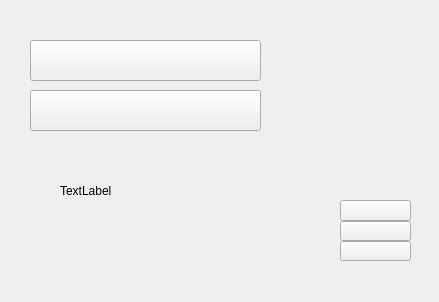
<?xml version="1.0" encoding="UTF-8"?>
<ui version="4.0">
 <class>Form</class>
 <widget class="QWidget" name="Form">
  <property name="geometry">
   <rect>
    <x>0</x>
    <y>0</y>
    <width>439</width>
    <height>302</height>
   </rect>
  </property>
  <property name="windowTitle">
   <string>Form</string>
  </property>
  <widget class="QLabel" name="label">
   <property name="geometry">
    <rect>
     <x>20</x>
     <y>10</y>
     <width>391</width>
     <height>281</height>
    </rect>
   </property>
   <property name="text">
    <string/>
   </property>
   <property name="pixmap">
    <pixmap>Galerie.jpg</pixmap>
   </property>
  </widget>
  <widget class="QPushButton" name="pushButton">
   <property name="geometry">
    <rect>
     <x>340</x>
     <y>241</y>
     <width>71</width>
     <height>20</height>
    </rect>
   </property>
   <property name="text">
    <string/>
   </property>
   <property name="icon">
    <iconset>
     <normaloff>bouton fuite 4.png</normaloff>bouton fuite 4.png</iconset>
   </property>
   <property name="iconSize">
    <size>
     <width>75</width>
     <height>50</height>
    </size>
   </property>
  </widget>
  <widget class="QPushButton" name="pushButton_2">
   <property name="geometry">
    <rect>
     <x>340</x>
     <y>221</y>
     <width>71</width>
     <height>20</height>
    </rect>
   </property>
   <property name="text">
    <string/>
   </property>
   <property name="icon">
    <iconset>
     <normaloff>bouton sac 3.png</normaloff>bouton sac 3.png</iconset>
   </property>
   <property name="iconSize">
    <size>
     <width>75</width>
     <height>50</height>
    </size>
   </property>
  </widget>
  <widget class="QPushButton" name="pushButton_3">
   <property name="geometry">
    <rect>
     <x>340</x>
     <y>200</y>
     <width>71</width>
     <height>21</height>
    </rect>
   </property>
   <property name="text">
    <string/>
   </property>
   <property name="icon">
    <iconset>
     <normaloff>bouton petit attaque .png</normaloff>bouton petit attaque .png</iconset>
   </property>
   <property name="iconSize">
    <size>
     <width>75</width>
     <height>50</height>
    </size>
   </property>
  </widget>
  <widget class="QPushButton" name="pushButton_4">
   <property name="geometry">
    <rect>
     <x>30</x>
     <y>40</y>
     <width>231</width>
     <height>41</height>
    </rect>
   </property>
   <property name="text">
    <string/>
   </property>
   <property name="icon">
    <iconset>
     <normaloff>bouton attaque spéciale 4.png</normaloff>bouton attaque spéciale 4.png</iconset>
   </property>
   <property name="iconSize">
    <size>
     <width>230</width>
     <height>70</height>
    </size>
   </property>
  </widget>
  <widget class="QPushButton" name="pushButton_5">
   <property name="geometry">
    <rect>
     <x>30</x>
     <y>90</y>
     <width>231</width>
     <height>41</height>
    </rect>
   </property>
   <property name="text">
    <string/>
   </property>
   <property name="icon">
    <iconset>
     <normaloff>bouton attaque neutre 4.png</normaloff>bouton attaque neutre 4.png</iconset>
   </property>
   <property name="iconSize">
    <size>
     <width>230</width>
     <height>70</height>
    </size>
   </property>
  </widget>
  <widget class="QLabel" name="afficheInfos">
   <property name="geometry">
    <rect>
     <x>60</x>
     <y>170</y>
     <width>111</width>
     <height>41</height>
    </rect>
   </property>
   <property name="text">
    <string>TextLabel</string>
   </property>
  </widget>
 </widget>
 <resources/>
 <connections/>
</ui>
